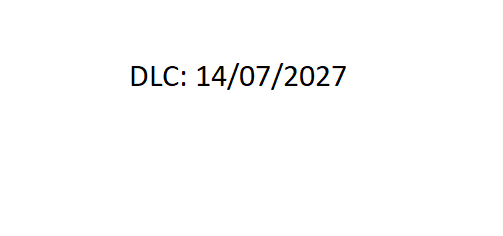
#> input picture dateTest2.png, 503 x 236 px, found by its file name
$ python testingcode_betterscanner.py
#> lines starting #> are read from the running program, lines starting #| are printed output that depends on the picture; after the words box and inside, x2 and y2 are one past the last pixel; in counts of white or black regions, pixels touching at a corner belong together
import cv2
import pytesseract
import re
from datetime import datetime, date
import numpy as np

class ExpirationDateDetector:
    def __init__(self):
        self.now = date.today()

        self.dlc_keywords = [
            "dlc", "ed", "cad", "exp", "expiration", "expire",
            "best before", "use by", "sell by", "à consommer avant",
            "date limite"
        ]

        self.bad_keywords = [
            "prod", "production", "fabrication", "lot", "batch"
        ]

        # Multiple date patterns
        self.date_patterns = [
            r"\b(\d{2})[/\-\.](\d{2})[/\-\.](\d{4})\b",  # DD/MM/YYYY or DD-MM-YYYY
            r"\b(\d{2})[/\-\.](\d{2})[/\-\.](\d{2})\b",   # DD/MM/YY
            r"\b(\d{4})[/\-\.](\d{2})[/\-\.](\d{2})\b",   # YYYY/MM/DD
        ]

    def preprocess_image(self, image, method="adaptive"):
        """Apply preprocessing to improve OCR accuracy"""

        # Convert to grayscale
        gray = cv2.cvtColor(image, cv2.COLOR_BGR2GRAY)

        if method == "adaptive":
            # Adaptive thresholding - works well with varying lighting
            processed = cv2.adaptiveThreshold(
                gray, 255, cv2.ADAPTIVE_THRESH_GAUSSIAN_C,
                cv2.THRESH_BINARY, 11, 2
            )
        elif method == "otsu":
            # Otsu's thresholding - automatic threshold calculation
            _, processed = cv2.threshold(
                gray, 0, 255, cv2.THRESH_BINARY + cv2.THRESH_OTSU
            )
        elif method == "contrast":
            # Increase contrast
            processed = cv2.convertScaleAbs(gray, alpha=1.5, beta=0)
        else:
            processed = gray

        # Denoise
        processed = cv2.fastNlMeansDenoising(processed, None, 10, 7, 21)

        # Optional: slight dilation to make text bolder
        kernel = np.ones((1, 1), np.uint8)
        processed = cv2.dilate(processed, kernel, iterations=1)

        return processed

    def extract_text_multiple_methods(self, image):
        """Try multiple preprocessing methods and OCR configs"""
        results = []

        methods = ["adaptive", "otsu", "contrast", None]

        for method in methods:
            if method:
                processed = self.preprocess_image(image, method)
            else:
                processed = cv2.cvtColor(image, cv2.COLOR_BGR2GRAY)

            # Try different PSM modes (Page Segmentation Modes)
            psm_modes = [3, 6, 11]  # 3=auto, 6=single block, 11=sparse text

            for psm in psm_modes:
                custom_config = f'--oem 3 --psm {psm}'
                text = pytesseract.image_to_string(processed, config=custom_config)
                results.append({
                    'text': text,
                    'method': method,
                    'psm': psm,
                    'processed': processed
                })

        return results

    def parse_date(self, date_str):
        """Try to parse date with multiple formats"""
        # Clean the string
        date_str = date_str.strip()

        formats = [
            "%d/%m/%Y",
            "%d-%m-%Y",
            "%d.%m.%Y",
            "%d/%m/%y",
            "%d-%m-%y",
            "%Y/%m/%d",
            "%Y-%m-%d"
        ]

        for fmt in formats:
            try:
                parsed = datetime.strptime(date_str, fmt).date()
                # Handle 2-digit years
                if parsed.year < 100:
                    parsed = parsed.replace(year=parsed.year + 2000)
                return parsed
            except ValueError:
                continue

        return None

    def extract_dates_from_text(self, text):
        """Extract all potential dates from text"""
        dates_found = []

        for pattern in self.date_patterns:
            matches = re.finditer(pattern, text)
            for match in matches:
                date_str = match.group()
                # Normalize separators
                date_str = re.sub(r'[/\-\.]', '/', date_str)
                dates_found.append(date_str)

        return dates_found

    def find_expiration_date(self, image_path, show_preprocessing=False):
        """Main method to find expiration date"""
#> called with image_path = 'dateTest2.png', show_preprocessing = True

        image = cv2.imread("dateTest2.png")
#> image is the input picture: shape (236, 503, 3); mean B, G, R 252.4, 252.4, 252.4
        if image is None:
            print("Error: Image not found")
            return None

        print("Analyzing image with multiple OCR methods...")

        results = self.extract_text_multiple_methods(image)
#> the loop in extract_text_multiple_methods, `for method in methods:` made 1 pass
#> pass 1, in preprocess_image, `processed = cv2.adaptiveThreshold( gray, 255, cv2.ADAPTIVE_THRESH_GAUS..`:
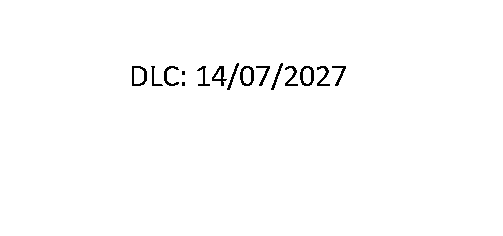
#> processed: shape (236, 503); 98.9% white; black in thin lines or dots, all inside (x1, y1, x2, y2) = (132, 63, 346, 90)
#> after the loop in extract_text_multiple_methods, `for method in methods:`: results = []

        best_result = None
        best_confidence = 0

        for i, result in enumerate(results):
            text = result['text']
            lines = text.split("\n")

            for line in lines:
                lower_line = line.lower()

                # Skip production dates
                if any(bad in lower_line for bad in self.bad_keywords):
                    continue

                # Check if line contains DLC keywords
                has_keyword = any(word in lower_line for word in self.dlc_keywords)

                dates = self.extract_dates_from_text(line)

                for date_str in dates:
                    parsed_date = self.parse_date(date_str)

                    if parsed_date:
                        # Calculate confidence score
                        confidence = 0
                        if has_keyword:
                            confidence += 50
                        if parsed_date > self.now:
                            confidence += 30
                        if parsed_date.year >= 2024 and parsed_date.year <= 2030:
                            confidence += 20

                        if confidence > best_confidence:
                            best_confidence = confidence
                            best_result = {
                                'date': parsed_date,
                                'raw_text': line,
                                'date_str': date_str,
                                'confidence': confidence,
                                'method': result['method'],
                                'psm': result['psm'],
                                'processed_image': result['processed']
                            }

        if best_result:
            days_remaining = (best_result['date'] - self.now).days

            print(f"\n✓ Expiration date found: {best_result['date'].strftime('%d/%m/%Y')}")
            print(f"  Raw text: {best_result['raw_text'].strip()}")
            print(f"  Confidence: {best_result['confidence']}%")
            print(f"  Days remaining: {days_remaining}")
            print(f"  Best method: {best_result['method']} (PSM {best_result['psm']})")

            if days_remaining < 0:
                print(f"  ⚠️  EXPIRED {abs(days_remaining)} days ago!")
            elif days_remaining <= 3:
                print(f"  ⚠️  URGENT: Expires soon!")
            elif days_remaining <= 7:
                print(f"  ⚡ Use within a week")

            if show_preprocessing:
                cv2.imshow("Original", image)
                cv2.imshow("Best Preprocessing", best_result['processed_image'])
                cv2.waitKey(0)
                cv2.destroyAllWindows()

            return best_result
        else:
            print("\n✗ No expiration date found")
            return None


# Usage
if __name__ == "__main__":
    detector = ExpirationDateDetector()

    # Test with your image
#> (the run stopped early here; a loop or call above may not have finished)

$ run again, with dateTest1.png copied over dateTest2.png
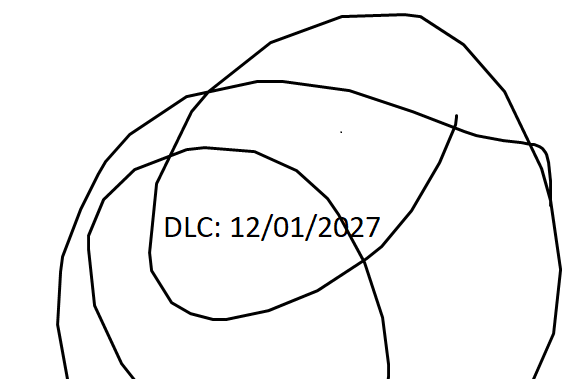
#> input picture dateTest1.png, 578 x 379 px, found by its file name
#> in find_expiration_date, image is the input picture: shape (379, 578, 3); mean B, G, R 244.4, 244.4, 244.4
#> the loop in extract_text_multiple_methods, `for method in methods:` made 1 pass
#> pass 1, in preprocess_image, `processed = cv2.adaptiveThreshold( gray, 255, cv2.ADAPTIVE_THRESH_GAUS..`:
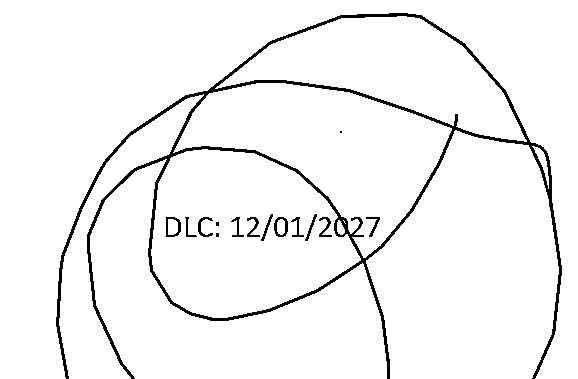
#> processed: shape (379, 578); 95.7% white; 15 black regions (3 under 20 px), largest, box (x1, y1, x2, y2) and area: (56, 13, 562, 379) 8436, (274, 217, 288, 237) 127, (166, 217, 181, 237) 126
#> after the loop in extract_text_multiple_methods, `for method in methods:`: results = []
